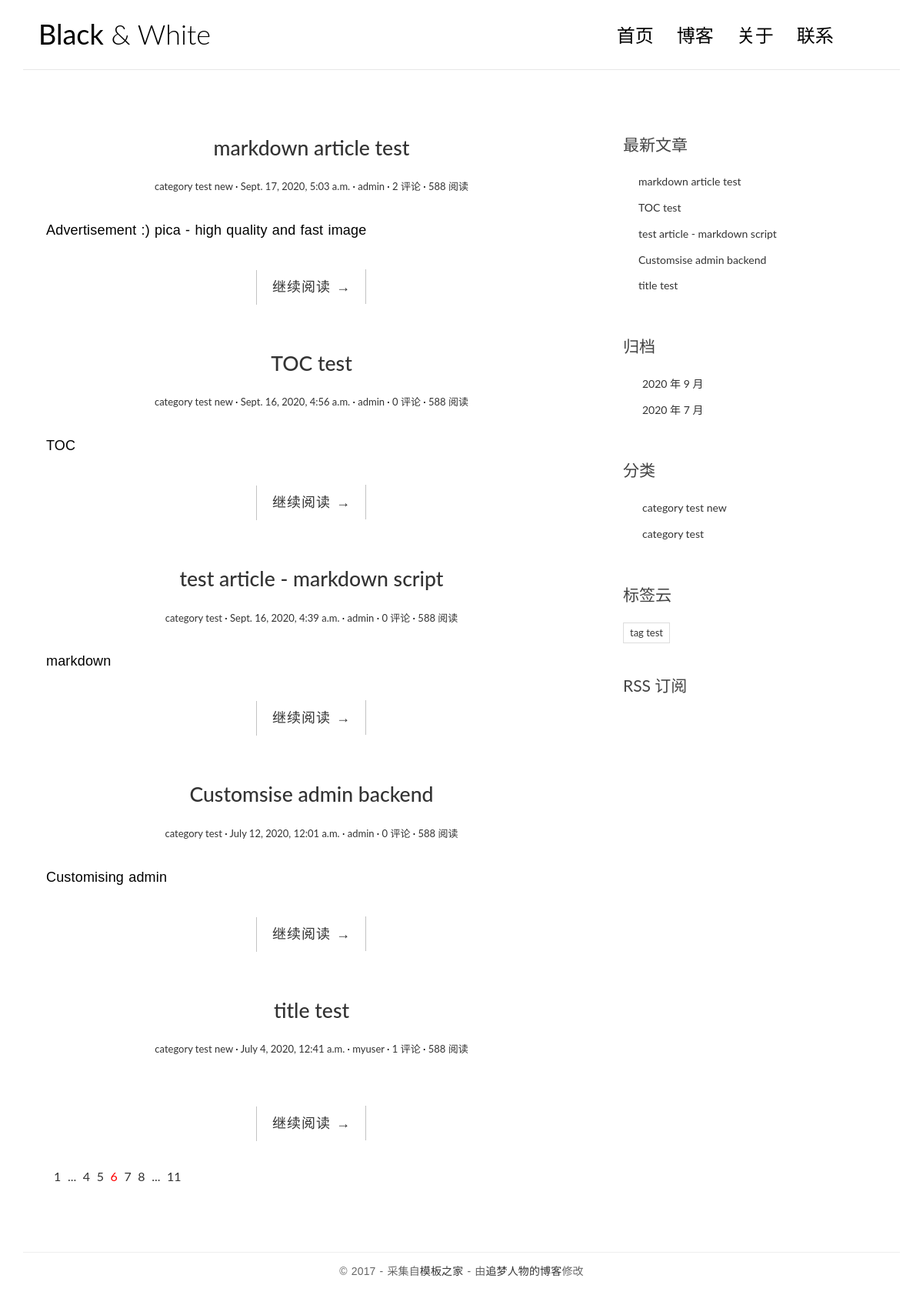
The page / on the database its author committed.
### blog/models.py (models this page shows, shortened)
class Post(models.Model):
    class Meta:
        verbose_name = '文章'
        verbose_name_plural = verbose_name
        ordering = ['-created_time']
    title = models.CharField('标题', max_length=70)
    body = models.TextField('正文')
    created_time = models.DateTimeField('创建时间', default = timezone.now())
    modified_time = models.DateTimeField('修改时间')
    excerpt = models.CharField('摘要', max_length=200, blank=True)
    category = models.ForeignKey(Category, verbose_name='分类', on_delete=models.CASCADE)
    tags = models.ManyToManyField(Tag, verbose_name='标签', blank=True)
    author = models.ForeignKey(User, verbose_name='作者', on_delete=models.CASCADE)
    def get_absolute_url(self):
        return reverse('blog:detail', kwargs={'pk': self.pk})

class Category(models.Model):
    class Meta:
        verbose_name = '分类'
        verbose_name_plural = verbose_name
    name = models.CharField(max_length=100)

class Tag(models.Model):
    class Meta:
        verbose_name = '标签'
        verbose_name_plural = verbose_name
    name = models.CharField(max_length=100)

### blog/views.py (the view)
# urls.py: path('', views.index, name='index'),
def index(request):
    post_list = Post.objects.all().order_by('-created_time')
    return render(request, 'blog/index.html', context={'post_list': post_list})

### blog/templatetags/blog_extras.py (called while the page is built)
@register.inclusion_tag('blog/inclusions/_recent_posts.html', takes_context=True)
def show_recent_posts(context, num=5):
    return {
        'recent_post_list': Post.objects.all().order_by('-created_time')[:num],
    }

@register.inclusion_tag('blog/inclusions/_archives.html', takes_context=True)
def show_archives(context):
    return {
        'date_list': Post.objects.dates('created_time', 'month', order='DESC'),
    }

@register.inclusion_tag('blog/inclusions/_categories.html', takes_context=True)
def show_categories(context):
    return {
        'category_list': Category.objects.all(),
    }

@register.inclusion_tag('blog/inclusions/_tags.html', takes_context=True)
def show_tags(context):
    return {
        'tag_list': Tag.objects.all(),
    }

### templates/blog/index.html (shortened to what this page needs)
{% extends 'base.html' %}
{% block main %}
    {% for post in post_list %}
        <article class="post post-{{ post.pk }}">
            <header class="entry-header">
                <h1 class="entry-title">
                    <a href="{{ post.get_absolute_url }}">{{ post.title }}</a>
                </h1>
                <div class="entry-meta">
                    <span class="post-category"><a href="{% url 'blog:category' post.category.pk %}">{{ post.category.name }}</a></span>
                    <span class="post-date"><a href="#"><time class="entry-date"
                                                            datetime="{{ post.created_time }}">{{ post.created_time }}</time></a></span>
                    <span class="post-author"><a href="#">{{ post.author }}</a></span>
                    <span class="comments-link"><a href="{{ post.get_absolute_url }}">{{ post.comment_set.count }} 评论</a></span>
                    <span class="views-count"><a href="{% url 'blog:detail' post.pk %}">588 阅读</a></span>
                </div>
            </header>
            <div class="entry-content clearfix">
                <p>{{ post.excerpt }}</p>
                <div class="read-more cl-effect-14">
                    <a href="{{ post.get_absolute_url }}" class="more-link">继续阅读 <span class="meta-nav">→</span></a>
                </div>
            </div>
        </article>
    {% empty %}
        <div class="no-post">暂时还没有发布的文章!</div>
    {% endfor %}
    <div class="pagination">
        <ul>
            <li><a href="">1</a></li>
            <li><a href="">...</a></li>
            <li><a href="">4</a></li>
            <li><a href="">5</a></li>
            <li class="current"><a href="">6</a></li>
            <li><a href="">7</a></li>
            <li><a href="">8</a></li>
            <li><a href="">...</a></li>
            <li><a href="">11</a></li>
        </ul>
    </div>
{% endblock main %}

### templates/base.html (shortened to what this page needs)
{% load static %}
{% load blog_extras %}
<!DOCTYPE html>
<html>
<head>
    <link href="https://cdn.bootcss.com/bootstrap/3.3.7/css/bootstrap.min.css" rel="stylesheet">
    <link rel="stylesheet" href="https://code.ionicframework.com/ionicons/2.0.1/css/ionicons.min.css">
    <link rel="stylesheet" href="{% static 'blog/css/pace.css' %}">
    <link rel="stylesheet" href="{% static 'blog/css/custom.css' %}">
    <link href="https://cdn.bootcss.com/highlight.js/9.15.8/styles/github.min.css" rel="stylesheet">
</head>
<body>
<div class="container">
    <header id="site-header">
        <div class="row">
            <div class="col-md-4 col-sm-5 col-xs-8">
                <div class="logo">
                    <h1><a href="{% url 'blog:index' %}"><b>Black</b> &amp; White</a></h1>
                </div>
            </div>
            <div class="col-md-8 col-sm-7 col-xs-4">
                <nav class="main-nav" role="navigation">
                    <div class="collapse navbar-collapse" id="bs-example-navbar-collapse-1">
                        <ul class="nav navbar-nav navbar-right">
                            <li class="cl-effect-11"><a href="{% url 'blog:index' %}" data-hover="首页">首页</a></li>
                            <li class="cl-effect-11"><a href="full-width.html" data-hover="博客">博客</a></li>
                            <li class="cl-effect-11"><a href="about.html" data-hover="关于">关于</a></li>
                            <li class="cl-effect-11"><a href="contact.html" data-hover="联系">联系</a></li>
                        </ul>
                    </div>
                </nav>
            </div>
        </div>
    </header>
</div>
<div class="content-body">
    <div class="container">
        <div class="row">
            <main class="col-md-8">
                {% block main %}
                {% endblock main %}
            </main>
            <aside class="col-md-4">
                {% show_recent_posts %}
                {% show_archives %}
                {% show_categories %}
                {% show_tags %}
                <div class="rss">
                    <a href=""> RSS 订阅</a>
                </div>
            </aside>
        </div>
    </div>
</div>
<footer id="site-footer">
    <div class="container">
        <div class="row">
            <div class="col-md-12">
                <p class="copyright">&copy 2017 - 采集自<a href="http://www.cssmoban.com/"
                                                        target="_blank" title="模板之家">模板之家</a>
                    - 由<a href="http://zmrenwu.com/" title="网页模板" target="_blank">追梦人物的博客</a>修改
                </p>
            </div>
        </div>
    </div>
</footer>
</body>
</html>

### templates/blog/inclusions/_recent_posts.html
<div class="widget widget-recent-posts">
  <h3 class="widget-title">最新文章</h3>
  <ul>
    {% for post in recent_post_list %}
      <li>
        <a href="{{ post.get_absolute_url }}">{{ post.title }}</a>
      </li>
    {% empty %}
      暂无文章！
    {% endfor %}
  </ul>
</div>

### templates/blog/inclusions/_archives.html
<div class="widget widget-archives">
  <h3 class="widget-title">归档</h3>
  <ul>
    {% for date in date_list %}
      <li>
        <a href="{% url 'blog:archive' date.year date.month %}">{{ date.year }} 年 {{ date.month }} 月</a>
      </li>
    {% empty %}
      暂无归档！
    {% endfor %}
  </ul>
</div>

### templates/blog/inclusions/_categories.html
<div class="widget widget-category">
  <h3 class="widget-title">分类</h3>
  <ul>
    {% for category in category_list %}
      <li>
        <a href="{% url 'blog:category' category.pk %}">{{ category.name }}</a>
      </li>
    {% empty %}
      暂无分类！
    {% endfor %}
  </ul>
</div>

### templates/blog/inclusions/_tags.html
<div class="widget widget-tag-cloud">
  <h3 class="widget-title">标签云</h3>
  <ul>
    {% for tag in tag_list %}
      <li>
        <a href="{% url 'blog:tag' tag.pk %}">{{ tag.name }}</a>
      </li>
    {% empty %}
      暂无标签！
    {% endfor %}
  </ul>
</div>

### blog/static/blog/css/custom.css (style rules this page uses)
* { outline: none; }
h1, h2, h3, h4, h5, h6 { margin-top: 0; }
b { font-weight: 400; }
a { color: #333; }
body { color: #444; font-family: 'Lato', sans-serif; }
p { font-family: 'Ubuntu', sans-serif; font-weight: 400; word-spacing: 1px; letter-spacing: 0.01em; }
#site-header { background-color: #FFF; padding: 25px 20px; margin-bottom: 40px; border-bottom: 1px solid #e7e7e7; }
.logo h1 a { color: #000; }
.logo h1 { margin: 0; font-family: 'Lato', sans-serif; font-weight: 300; }
.main-nav { margin-top: 11px; max-width: 95%; }
.main-nav a { color: #000000 !important; padding: 0 0 5px 0 !important; margin-right: 30px; font-family: 'Lato', sans-serif; font-weight: 300; font-size: 24px; }
.cl-effect-11 a { padding: 10px 0; color: #0972b4; text-shadow: none; }
.cl-effect-11 a::before { position: absolute; top: 0; left: 0; overflow: hidden; padding: 0 0 5px 0 !important; max-width: 0; border-bottom: 1px solid #000; color: #000; content: attr(data-hover); white-space: nowrap; -webkit-transition: max-width 0.5s; -moz-transition: max-width 0.5s; transition: max-width 0.5s; }
.content-body { padding-bottom: 4em; }
.post { background: #fff; padding: 30px 30px 0; }
.entry-title { text-align: center; font-size: 1.9em; margin-bottom: 20px; line-height: 1.6; padding: 10px 20px 0; }
.entry-meta { text-align: center; color: #DDDDDD; font-size: 13px; margin-bottom: 30px; }
.entry-content { font-size: 18px; line-height: 1.9; font-weight: 300; color: #000; }
.post-category::after, .post-date::after, .post-author::after, .comments-link::after { content: ' ·'; color: #000; }
.read-more { font-family: 'Ubuntu', sans-serif; font-weight: 400; word-spacing: 1px; letter-spacing: 0.01em; text-align: center; margin-top: 20px; }
.cl-effect-14 a { padding: 0 20px; height: 45px; line-height: 45px; position: relative; display: inline-block; margin: 15px 25px; letter-spacing: 1px; font-weight: 400; text-shadow: 0 0 1px rgba(255, 255, 255, 0.3); }
.cl-effect-14 a::before, .cl-effect-14 a::after { position: absolute; width: 45px; height: 1px; background: #C3C3C3; content: ''; -webkit-transition: all 0.3s; -moz-transition: all 0.3s; transition: all 0.3s; pointer-events: none; }
.cl-effect-14 a::before { top: 0; left: 0; -webkit-transform: rotate(90deg); -moz-transform: rotate(90deg); transform: rotate(90deg); -webkit-transform-origin: 0 0; -moz-transform-origin: 0 0; transform-origin: 0 0; }
.cl-effect-14 a::after { right: 0; bottom: 0; -webkit-transform: rotate(90deg); -moz-transform: rotate(90deg); transform: rotate(90deg); -webkit-transform-origin: 100% 0; -moz-transform-origin: 100% 0; transform-origin: 100% 0; }
.widget { background: #fff; padding: 30px 0 0; }
.widget-title { font-size: 1.5em; margin-bottom: 20px; line-height: 1.6; padding: 10px 0 0; font-weight: 400; }
.widget-recent-posts ul { padding: 0; margin: 0; padding-left: 20px; }
.widget-recent-posts ul li { list-style-type: none; position: relative; line-height: 170%; margin-bottom: 10px; }
.widget-recent-posts ul li::before { content: '\f3d3'; font-family: "Ionicons"; position: absolute; left: -17px; top: 3px; font-size: 16px; color: #000; }
.widget-archives ul { padding: 0; margin: 0; padding-left: 25px; }
.widget-archives ul li { list-style-type: none; position: relative; line-height: 170%; margin-bottom: 10px; }
.widget-archives ul li::before { content: '\f3f3'; font-family: "Ionicons"; position: absolute; left: -25px; top: 1px; font-size: 16px; color: #000; }
.widget-category ul { padding: 0; margin: 0; padding-left: 25px; }
.widget-category ul li { list-style-type: none; position: relative; line-height: 170%; margin-bottom: 10px; }
.widget-category ul li::before { content: '\f3fe'; font-family: "Ionicons"; position: absolute; left: -25px; top: 1px; font-size: 18px; color: #000; }
.widget-tag-cloud ul { padding: 0; margin: 0; margin-right: -10px; }
.widget-tag-cloud ul li { list-style-type: none; font-size: 13px; display: inline-block; margin-right: 10px; margin-bottom: 10px; padding: 3px 8px; border: 1px solid #ddd; }
.rss { font-size: 21px; margin-top: 30px; }
.rss a { color: #444; }
#site-footer { padding-top: 10px; padding: 0 0 1.5em 0; }
.copyright { text-align: center; padding-top: 1em; margin: 0; border-top: 1px solid #eee; color: #666; }
.pagination ul { list-style: none; }
.pagination ul li { display: inline-block; font-size: 16px; margin-right: 5px; }
.current a { color: red; }

### rows shown on the page
Post: title "markdown article test", category.name "category test new", created_time "Sept. 17, 2020, 5:03 a.m.", author "admin", comment_set.count "2", excerpt "Advertisement :) pica - high quality and fast image"
Post: title "TOC test", category.name "category test new", created_time "Sept. 16, 2020, 4:56 a.m.", author "admin", comment_set.count "0", excerpt "TOC"
Post: title "test article - markdown script", category.name "category test", created_time "Sept. 16, 2020, 4:39 a.m.", author "admin", comment_set.count "0", excerpt "markdown"
Post: title "Customsise admin backend", category.name "category test", created_time "July 12, 2020, 12:01 a.m.", author "admin", comment_set.count "0", excerpt "Customising admin"
Post: title "title test", category.name "category test new", created_time "July 4, 2020, 12:41 a.m.", author "myuser", comment_set.count "1"
Category: name "category test new"
Category: name "category test"
Tag: name "tag test"

### other values the page prints
{{ date.year }} "2020" "2020"
{{ date.month }} "9" "7"
